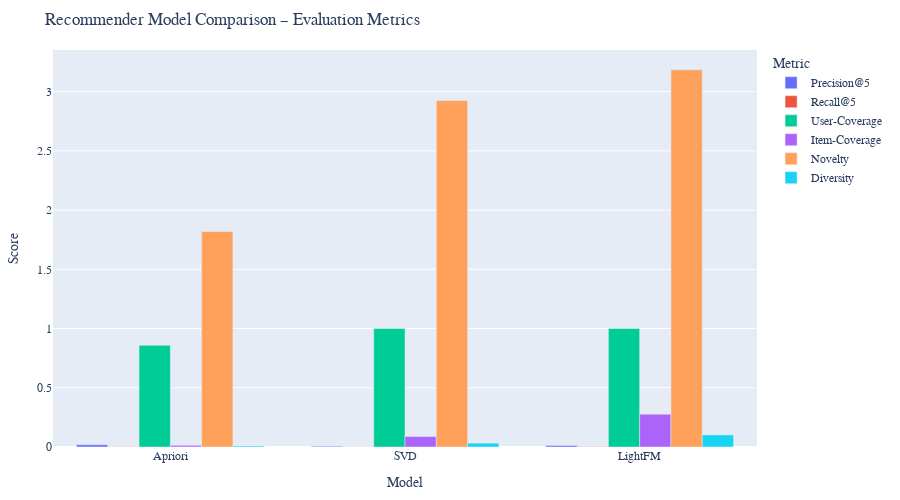

This figure's notebook cell:
### Code cell
# Reshape from wide to long format
long_df = eval_df.melt(id_vars='Engine', var_name='Metric', value_name='Score')

# Create grouped bar chart
fig = go.Figure()

for metric in long_df['Metric'].unique():
    metric_df = long_df[long_df['Metric'] == metric]
    fig.add_trace(go.Bar(
        x=metric_df['Engine'],
        y=metric_df['Score'],
        name=metric
    ))

# Layout
fig.update_layout(
    font=dict(size=12, family="Helvetica"),
    title="Recommender Model Comparison – Evaluation Metrics",
    xaxis_title="Model",
    yaxis_title="Score",
    barmode='group',
    height=500,
    margin=dict(l=30, r=30, t=50, b=30),
    legend_title="Metric"
)

fig.show()

### Figure 1 — Plotly figure (JSON) as saved in the notebook; plotly's stock layout.template omitted (floating-point values rounded to 4 significant figures)
{"data": [{"name": "Precision@5", "type": "bar", "x": ["Apriori", "SVD", "LightFM"], "y": [0.01886, 0.006262, 0.01164]}, {"name": "Recall@5", "type": "bar", "x": ["Apriori", "SVD", "LightFM"], "y": [0.001328, 0.001234, 0.002624]}, {"name": "User-Coverage", "type": "bar", "x": ["Apriori", "SVD", "LightFM"], "y": [0.8586, 1, 1]}, {"name": "Item-Coverage", "type": "bar", "x": ["Apriori", "SVD", "LightFM"], "y": [0.0138, 0.0881, 0.2769]}, {"name": "Novelty", "type": "bar", "x": ["Apriori", "SVD", "LightFM"], "y": [1.819, 2.925, 3.184]}, {"name": "Diversity", "type": "bar", "x": ["Apriori", "SVD", "LightFM"], "y": [0.0078, 0.0324, 0.1019]}], "layout": {"barmode": "group", "font": {"family": "Helvetica", "size": 12}, "height": 500, "legend": {"title": {"text": "Metric"}}, "margin": {"b": 30, "l": 30, "r": 30, "t": 50}, "title": {"text": "Recommender Model Comparison – Evaluation Metrics"}, "xaxis": {"title": {"text": "Model"}}, "yaxis": {"title": {"text": "Score"}}}}
